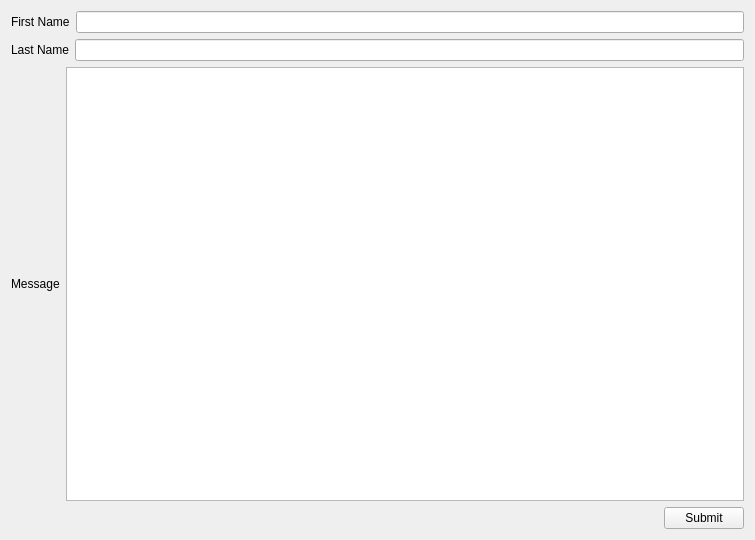
<?xml version="1.0" encoding="UTF-8"?>
<ui version="4.0">
 <class>Widget</class>
 <widget class="QWidget" name="Widget">
  <property name="geometry">
   <rect>
    <x>0</x>
    <y>0</y>
    <width>755</width>
    <height>540</height>
   </rect>
  </property>
  <property name="windowTitle">
   <string>Widget</string>
  </property>
  <layout class="QVBoxLayout" name="verticalLayout">
   <item>
    <layout class="QHBoxLayout" name="horizontalLayout">
     <item>
      <widget class="QLabel" name="label">
       <property name="text">
        <string>First Name</string>
       </property>
      </widget>
     </item>
     <item>
      <widget class="QLineEdit" name="firstnamelineEdit"/>
     </item>
    </layout>
   </item>
   <item>
    <layout class="QHBoxLayout" name="horizontalLayout_2">
     <item>
      <widget class="QLabel" name="label_2">
       <property name="text">
        <string>Last Name</string>
       </property>
      </widget>
     </item>
     <item>
      <widget class="QLineEdit" name="lastnamelineEdit"/>
     </item>
    </layout>
   </item>
   <item>
    <layout class="QHBoxLayout" name="horizontalLayout_3">
     <item>
      <widget class="QLabel" name="label_3">
       <property name="text">
        <string>Message</string>
       </property>
      </widget>
     </item>
     <item>
      <widget class="QTextEdit" name="messagetextEdit"/>
     </item>
    </layout>
   </item>
   <item>
    <layout class="QHBoxLayout" name="horizontalLayout_4">
     <item>
      <spacer name="horizontalSpacer">
       <property name="orientation">
        <enum>Qt::Horizontal</enum>
       </property>
       <property name="sizeHint" stdset="0">
        <size>
         <width>40</width>
         <height>20</height>
        </size>
       </property>
      </spacer>
     </item>
     <item>
      <widget class="QPushButton" name="pushButton">
       <property name="text">
        <string>Submit</string>
       </property>
      </widget>
     </item>
    </layout>
   </item>
  </layout>
 </widget>
 <resources/>
 <connections/>
</ui>
